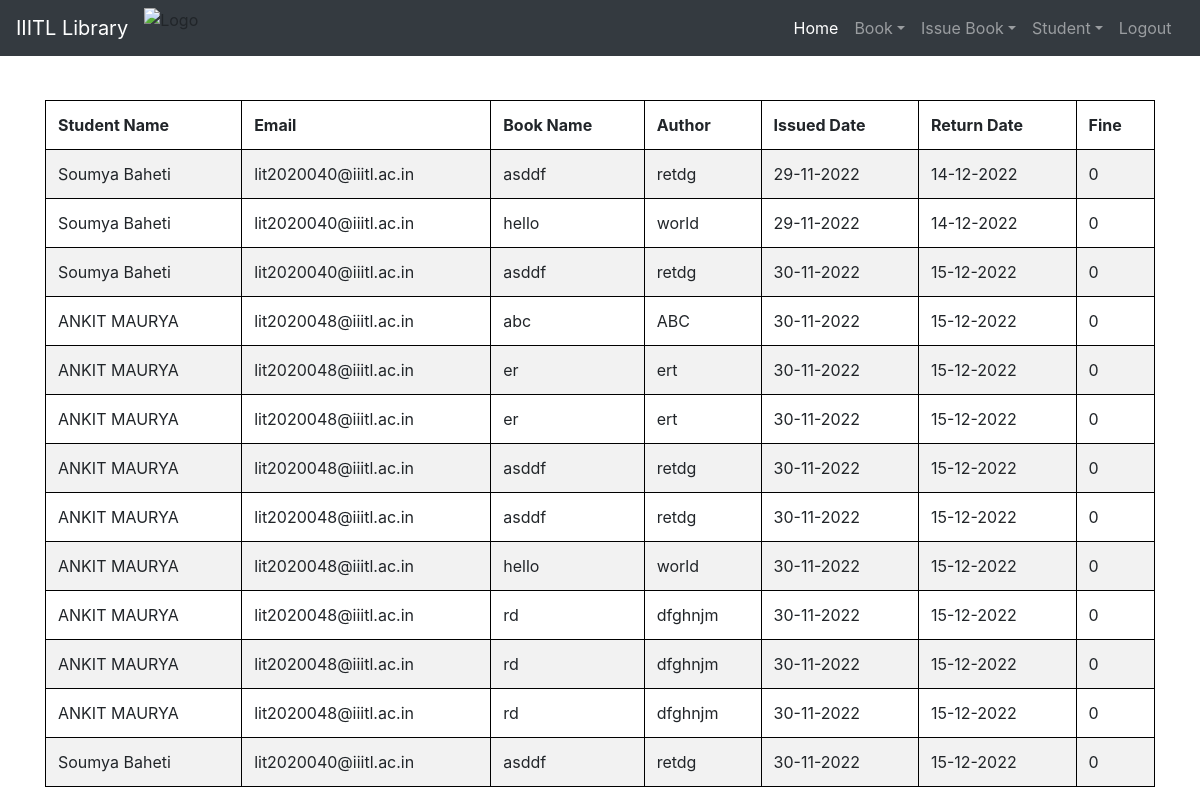
The page /viewissuedbooks (signed in) on the database its author committed.
### Library/models.py (models this page shows, shortened)
class Book(models.Model):
    title = models.CharField(max_length=50)
    isbn = models.PositiveBigIntegerField()
    author = models.CharField(max_length=50)

### Library/views.py (the view)
# urls.py: path('viewissuedbooks', views.viewissuedbooks, name = 'view_issued_books'),
def viewissuedbooks(request) :
    if request.user.is_superuser:
        issued_books = models.IssuedBooks.objects.all()
        li = []
        for ib in issued_books:
            issue_date = str(ib.issue_date.day) + '-' + str(ib.issue_date.month) + '-' + str(ib.issue_date.year)
            return_date = str(ib.return_date.day) + '-' + str(ib.return_date.month) + '-' + str(ib.return_date.year)
            days = (date.today() - ib.issue_date)
            print(date.today())
            d = days.days
            fine = 0
            if d > 15:
                day = d-15
                fine = day*10
            books = list(models.Book.objects.filter(isbn = ib.isbn))
            students = list(models.User.objects.filter(email = ib.user))
            i = 0
            for l in books :
                t = (students[i].get_full_name, students[i].email, books[i].title, books[i].author, issue_date, return_date, fine)
                i += 1
                li.append(t)
        return render(request, 'Library/viewIssuedBooks.html', {'li' : li})
    else :
        return render(request, 'Library/index.html')

### templates/Library/viewIssuedBooks.html (shortened to what this page needs)
{% extends 'Library/layout.html' %}
{% block head %}
    <link rel="stylesheet" href="https://stackpath.bootstrapcdn.com/bootstrap/4.3.1/css/bootstrap.min.css">
    <link rel="stylesheet" href="https://maxcdn.bootstrapcdn.com/font-awesome/4.7.0/css/font-awesome.min.css">
{% endblock %}
{% block body %}
    {% if li %}
        <div class="container">
            <table class="table table-hover table-condensed table-striped table-bordered bg-white">
                <thead>
                    <tr>
                        <th>Student Name</th>
                        <th>Email</th>
                        <th>Book Name</th>
                        <th>Author</th>
                        <th>Issued Date</th>
                        <th>Return Date</th>
                        <th>Fine</th>
                    </tr>
                </thead>
                <tbody>
                    {% for t in li %}
                        <tr>
                            <td>{{t.0}}</td>
                            <td>{{t.1}}</td>
                            <td>{{t.2}}</td>
                            <td>{{t.3}}</td>
                            <td>{{t.4}}</td>
                            <td>{{t.5}}</td>
                            <td>{{t.6}}</td>
                        </tr>
                        {%endfor%}
                </tbody>
                </table>
            </div>
            {%else%}
            <h1> 0 book Issued</h1>
            {%endif%}
{% endblock %}

### templates/Library/layout.html (style rules this page uses)
table.table-bordered { border:1px solid black; margin-top:20px; }
table.table-bordered > thead > tr > th { border:1px solid black; }
table.table-bordered > tbody > tr > td { border:1px solid black; }

### templates/Library/viewIssuedBooks.html (style rules this page uses)
body { background-image: url("https://media.istockphoto.com/photos/textbooks-stacked-on-school-desk-with-chalkboard-background-picture-id638383032?b=1&k=20&m=638383032&s=170667a&w=0&h=T8UqCXjblfdTPKu4LlLHqJWizWbd3LEhEkJHAMcB83I="); background-repeat: repeat; background-size: 100vw 100vh; }
.container { margin-top: 100px; }

### rows shown on the page
Book: title "asddf" "asddf" "asddf" "asddf" "asddf", author "retdg" "retdg" "retdg" "retdg" "retdg"
Book: title "hello" "hello", author "world" "world"
Book: title "abc", author "ABC"
Book: title "er" "er", author "ert" "ert"
Book: title "rd" "rd" "rd", author "dfghnjm" "dfghnjm" "dfghnjm"

### other values the page prints
{{ t.0 }} "Soumya Baheti" "Soumya Baheti" "Soumya Baheti" "ANKIT MAURYA" "ANKIT MAURYA" "ANKIT MAURYA" "ANKIT MAURYA" "ANKIT MAURYA" "ANKIT MAURYA" "ANKIT MAURYA" "ANKIT MAURYA" "ANKIT MAURYA" "Soumya Baheti"
{{ t.1 }} "lit2020040@iiitl.ac.in" "lit2020040@iiitl.ac.in" "lit2020040@iiitl.ac.in" "lit2020048@iiitl.ac.in" "lit2020048@iiitl.ac.in" "lit2020048@iiitl.ac.in" "lit2020048@iiitl.ac.in" "lit2020048@iiitl.ac.in" "lit2020048@iiitl.ac.in" "lit2020048@iiitl.ac.in" "lit2020048@iiitl.ac.in" "lit2020048@iiitl.ac.in" "lit2020040@iiitl.ac.in"
{{ t.4 }} "29-11-2022" "29-11-2022" "30-11-2022" "30-11-2022" "30-11-2022" "30-11-2022" "30-11-2022" "30-11-2022" "30-11-2022" "30-11-2022" "30-11-2022" "30-11-2022" "30-11-2022"
{{ t.5 }} "14-12-2022" "14-12-2022" "15-12-2022" "15-12-2022" "15-12-2022" "15-12-2022" "15-12-2022" "15-12-2022" "15-12-2022" "15-12-2022" "15-12-2022" "15-12-2022" "15-12-2022"
{{ t.6 }} "0" "0" "0" "0" "0" "0" "0" "0" "0" "0" "0" "0" "0"
